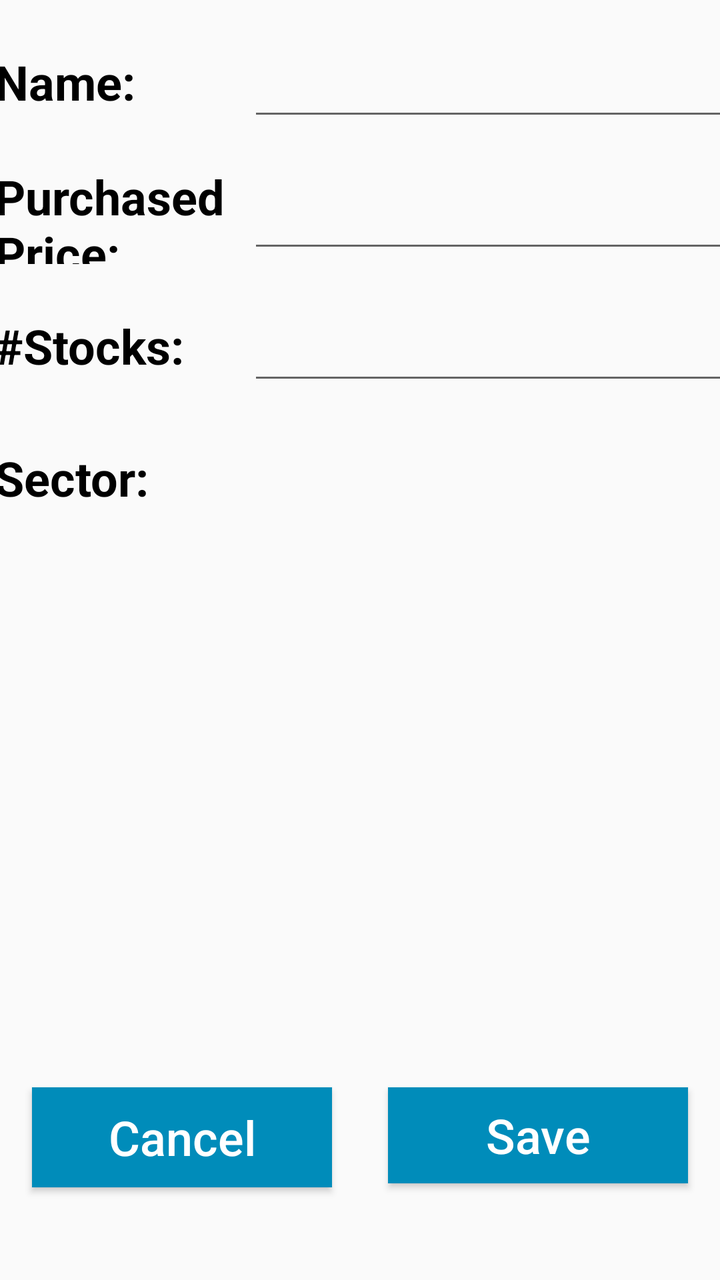
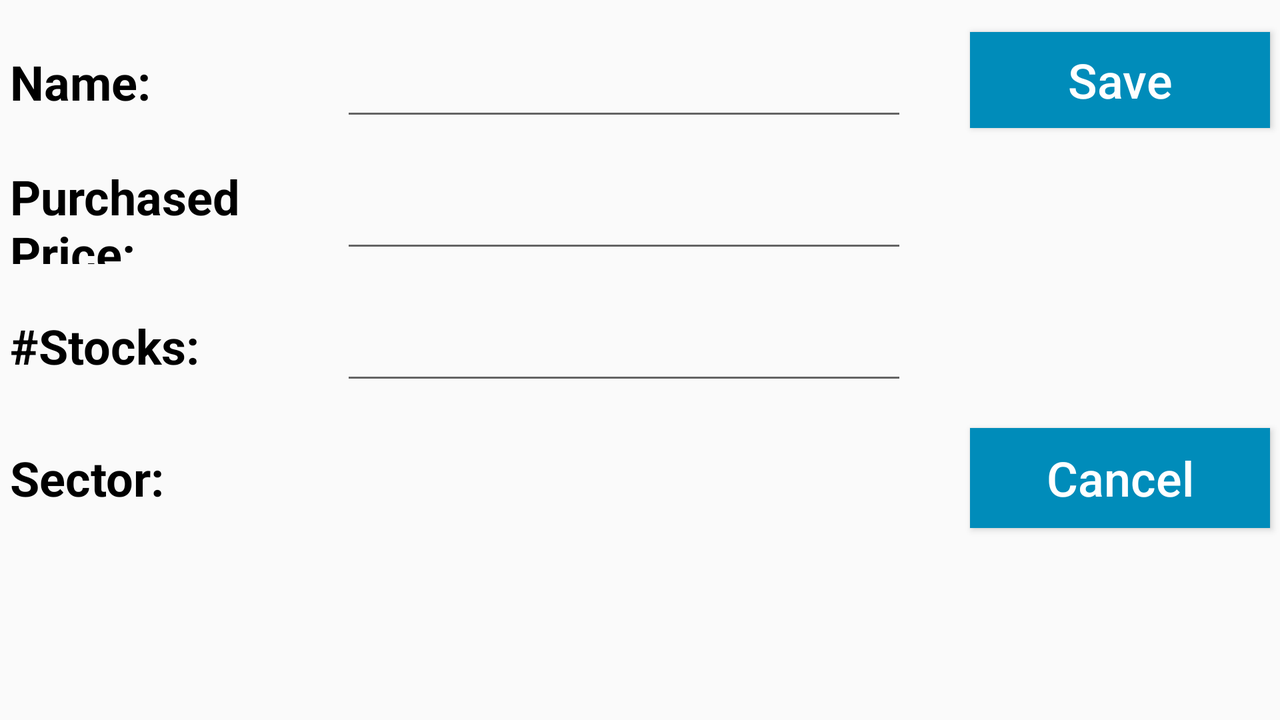

Compare how this app lays out the same screen by default and in its alternative resource folder. The renders come first, then the two layout files and the values they reference.
<!-- AndroidManifest.xml: application theme AppCompatTheme -->
<!-- res/layout/activity_edit.xml -->
<?xml version="1.0" encoding="utf-8"?>
<android.support.constraint.ConstraintLayout xmlns:android="http://schemas.android.com/apk/res/android"
    xmlns:app="http://schemas.android.com/apk/res-auto"
    xmlns:tools="http://schemas.android.com/tools"
    android:layout_width="match_parent"
    android:layout_height="match_parent"
    tools:context=".EditActivity">


    <Button
        android:id="@+id/btnCancel"
        android:layout_width="@dimen/btnNormalWidth"
        android:layout_height="@dimen/btnNormalHeight"
        android:layout_marginEnd="16dp"
        android:layout_marginStart="16dp"
        android:layout_marginTop="16dp"
        android:text="@string/btnCancel"
        android:textAllCaps="false"
        android:textSize="@dimen/btnNormalTextSize"
        android:maxLength="32"
        android:background="@drawable/button_background_selector"
        android:textColor="@drawable/button_text_selector"
        app:layout_constraintBottom_toBottomOf="parent"
        app:layout_constraintEnd_toStartOf="@+id/guideline6"
        app:layout_constraintHorizontal_bias="0.0"
        app:layout_constraintStart_toStartOf="parent"
        app:layout_constraintTop_toBottomOf="@+id/txtSector2"
        app:layout_constraintVertical_bias="0.85" />

    <Button
        android:id="@+id/btnSave"
        android:layout_width="@dimen/btnNormalWidth"
        android:layout_height="wrap_content"
        android:layout_marginEnd="16dp"
        android:layout_marginStart="16dp"
        android:text="@string/btnSave"
        android:textAllCaps="false"
        android:textSize="@dimen/btnNormalTextSize"
        android:background="@drawable/button_background_selector"
        android:textColor="@drawable/button_text_selector"
        app:layout_constraintBottom_toBottomOf="parent"
        app:layout_constraintEnd_toEndOf="parent"
        app:layout_constraintHorizontal_bias="1.0"
        app:layout_constraintStart_toStartOf="@+id/guideline6"
        app:layout_constraintTop_toTopOf="@+id/btnCancel"
        app:layout_constraintVertical_bias="0.0" />

    <TextView
        android:id="@+id/txtName2"
        android:layout_width="@dimen/txtMediumWidth"
        android:layout_height="@dimen/txtMediumHeight"
        android:layout_marginTop="16dp"
        android:gravity="center_vertical"
        android:text="@string/name"
        android:textSize="@dimen/txtNormalSize"
        android:textStyle="bold"
        app:layout_constraintEnd_toStartOf="@+id/guideline6"
        app:layout_constraintHorizontal_bias="0.5"
        app:layout_constraintStart_toStartOf="parent"
        app:layout_constraintTop_toTopOf="parent" />

    <TextView
        android:id="@+id/txtPrice2"
        android:layout_width="@dimen/txtMediumWidth"
        android:layout_height="@dimen/txtMediumHeight"
        android:layout_marginTop="16dp"
        android:gravity="center_vertical|clip_vertical"
        android:text="@string/price"
        android:textSize="@dimen/txtNormalSize"
        android:textStyle="bold"
        app:layout_constraintStart_toStartOf="@+id/txtName2"
        app:layout_constraintTop_toBottomOf="@+id/txtName2" />

    <TextView
        android:id="@+id/txtStocks2"
        android:layout_width="@dimen/txtMediumWidth"
        android:layout_height="@dimen/txtMediumHeight"
        android:layout_marginTop="16dp"
        android:gravity="center_vertical|clip_vertical"
        android:text="@string/numStocks"
        android:textSize="@dimen/txtNormalSize"
        android:textStyle="bold"
        app:layout_constraintStart_toStartOf="@+id/txtPrice2"
        app:layout_constraintTop_toBottomOf="@+id/txtPrice2" />

    <TextView
        android:id="@+id/txtSector2"
        android:layout_width="@dimen/txtMediumWidth"
        android:layout_height="@dimen/txtMediumHeight"
        android:layout_marginTop="16dp"
        android:gravity="center_vertical|clip_vertical"
        android:text="@string/sector"
        android:textSize="@dimen/txtNormalSize"
        android:textStyle="bold"
        app:layout_constraintStart_toStartOf="@+id/txtStocks2"
        app:layout_constraintTop_toBottomOf="@+id/txtStocks2" />

    <android.support.constraint.Guideline
        android:id="@+id/guideline6"
        android:layout_width="wrap_content"
        android:layout_height="wrap_content"
        android:orientation="vertical"
        app:layout_constraintGuide_percent="0.4" />

    <EditText
        android:id="@+id/editName"
        android:layout_width="wrap_content"
        android:layout_height="wrap_content"
        android:ems="10"
        android:imeOptions="actionNext|flagForceAscii"
        android:inputType="text|textCapWords|textNoSuggestions"
        android:focusable="false"
        android:maxEms="10"
        android:maxLength="24"
        android:selectAllOnFocus="true"
        android:textSize="@dimen/txtNormalSize"
        app:layout_constraintEnd_toEndOf="parent"
        app:layout_constraintHorizontal_bias="0.3"
        app:layout_constraintStart_toEndOf="@+id/guideline6"
        app:layout_constraintTop_toTopOf="@+id/txtName2" />

    <EditText
        android:id="@+id/editPrice"
        android:layout_width="wrap_content"
        android:layout_height="wrap_content"
        android:ems="10"
        android:imeOptions="actionNext|flagForceAscii"
        android:inputType="numberDecimal"
        android:maxLength="16"
        android:selectAllOnFocus="true"
        android:textSize="@dimen/txtNormalSize"
        app:layout_constraintStart_toStartOf="@+id/editName"
        app:layout_constraintTop_toTopOf="@+id/txtPrice2" />

    <EditText
        android:id="@+id/editStocks"
        android:layout_width="wrap_content"
        android:layout_height="wrap_content"
        android:ems="10"
        android:inputType="number"
        android:maxLength="8"
        android:numeric="integer"
        android:selectAllOnFocus="true"
        android:textSize="@dimen/txtNormalSize"
        app:layout_constraintStart_toStartOf="@+id/editPrice"
        app:layout_constraintTop_toTopOf="@+id/txtStocks2" />

    <TextView
        android:id="@+id/txtShowSector"
        android:layout_width="wrap_content"
        android:layout_height="wrap_content"
        android:textSize="@dimen/txtNormalSize"
        app:layout_constraintStart_toStartOf="@+id/editStocks"
        app:layout_constraintTop_toTopOf="@+id/txtSector2"/>

    

</android.support.constraint.ConstraintLayout>
<!-- resources referenced by this layout -->
<resources>
  <dimen name="btnNormalHeight">50dp</dimen>
  <dimen name="btnNormalTextSize">24sp</dimen>
  <dimen name="btnNormalWidth">150dp</dimen>
  <dimen name="txtMediumHeight">50dp</dimen>
  <dimen name="txtMediumWidth">150dp</dimen>
  <dimen name="txtNormalSize">24sp</dimen>
  <!-- drawable button_background_selector (drawable) -->
  <?xml version="1.0" encoding="utf-8"?>
  <selector xmlns:android="http://schemas.android.com/apk/res/android">
  
      <item android:state_enabled="false"
          android:drawable="@color/btn_disabled"/>
  
      <item android:state_pressed="true"
          android:drawable="@color/btn_pressed"/>
  
      
      <item android:drawable="@color/btn_background"/>
  
  </selector>
  <!-- drawable button_text_selector (drawable) -->
  <?xml version="1.0" encoding="utf-8"?>
  <selector xmlns:android="http://schemas.android.com/apk/res/android">
  
      
      <item android:state_focused="true"
          android:state_enabled="true"
          android:color="@color/btn_text" />
  
      
      <item android:state_focused="false"
          android:state_enabled="false"
          android:color="@color/btn_disabled_text" />
  
      
      <item android:color="@color/btn_text" />
  
  </selector>
  <string name="btnCancel">Cancel</string>
  <string name="btnSave">Save</string>
  <string name="name">Name:</string>
  <string name="numStocks">#Stocks:</string>
  <string name="price">Purchased Price:</string>
  <string name="sector">Sector:</string>
  <!-- from res/values-v21/ -->
  <style name="AppCompatTheme" parent="Theme.AppCompat.Light.DarkActionBar">
          <item name="android:textColor">@color/primaryTextColor</item>
          <item name="android:actionBarTheme">@color/primaryTextColor</item>
          <item name="android:navigationBarColor">@color/colorPrimaryDark</item>
      </style>
  <color name="btn_disabled">#D9D9D9</color>
  <color name="btn_pressed">#33CCFF</color>
  <color name="btn_background">#008CBA</color>
  <color name="btn_text">#FFFFFF</color>
  <color name="btn_disabled_text">#000000</color>
  <color name="primaryTextColor">#000000</color>
  <color name="colorPrimaryDark">#303f9f</color>
</resources>
<!-- res/layout-land/activity_edit.xml (the repository's variant of the layout above) -->
<!-- drawn on the phone turned sideways -->
<?xml version="1.0" encoding="utf-8"?>
<android.support.constraint.ConstraintLayout xmlns:android="http://schemas.android.com/apk/res/android"
    xmlns:app="http://schemas.android.com/apk/res-auto"
    xmlns:tools="http://schemas.android.com/tools"
    android:layout_width="match_parent"
    android:layout_height="match_parent"
    tools:context=".EditActivity">


    <Button
        android:id="@+id/btnCancel"
        android:layout_width="@dimen/btnNormalWidth"
        android:layout_height="@dimen/btnNormalHeight"
        android:maxLength="32"
        android:text="@string/btnCancel"
        android:textAllCaps="false"
        android:textSize="@dimen/btnNormalTextSize"
        android:background="@drawable/button_background_selector"
        android:textColor="@drawable/button_text_selector"
        app:layout_constraintBottom_toBottomOf="@+id/txtSector2"
        app:layout_constraintEnd_toEndOf="parent"
        app:layout_constraintStart_toEndOf="@+id/guideline3" />

    <Button
        android:id="@+id/btnSave"
        android:layout_width="@dimen/btnNormalWidth"
        android:layout_height="wrap_content"
        android:text="@string/btnSave"
        android:textAllCaps="false"
        android:textSize="@dimen/btnNormalTextSize"
        android:background="@drawable/button_background_selector"
        android:textColor="@drawable/button_text_selector"
        app:layout_constraintBottom_toTopOf="@+id/btnCancel"
        app:layout_constraintEnd_toEndOf="parent"
        app:layout_constraintStart_toEndOf="@+id/guideline3"
        app:layout_constraintTop_toTopOf="@+id/editName"
        app:layout_constraintVertical_bias="0.0" />

    <TextView
        android:id="@+id/txtName2"
        android:layout_width="@dimen/txtMediumWidth"
        android:layout_height="@dimen/txtMediumHeight"
        android:layout_marginTop="16dp"
        android:gravity="center_vertical"
        android:text="@string/name"
        android:textSize="@dimen/txtNormalSize"
        android:textStyle="bold"
        app:layout_constraintEnd_toStartOf="@+id/guideline6"
        app:layout_constraintHorizontal_bias="0.5"
        app:layout_constraintStart_toStartOf="parent"
        app:layout_constraintTop_toTopOf="parent" />

    <TextView
        android:id="@+id/txtPrice2"
        android:layout_width="@dimen/txtMediumWidth"
        android:layout_height="@dimen/txtMediumHeight"
        android:layout_marginTop="16dp"
        android:gravity="center_vertical|clip_vertical"
        android:text="@string/price"
        android:textSize="@dimen/txtNormalSize"
        android:textStyle="bold"
        app:layout_constraintStart_toStartOf="@+id/txtName2"
        app:layout_constraintTop_toBottomOf="@+id/txtName2" />

    <TextView
        android:id="@+id/txtStocks2"
        android:layout_width="@dimen/txtMediumWidth"
        android:layout_height="@dimen/txtMediumHeight"
        android:layout_marginTop="16dp"
        android:gravity="center_vertical|clip_vertical"
        android:text="@string/numStocks"
        android:textSize="@dimen/txtNormalSize"
        android:textStyle="bold"
        app:layout_constraintStart_toStartOf="@+id/txtPrice2"
        app:layout_constraintTop_toBottomOf="@+id/txtPrice2" />

    <TextView
        android:id="@+id/txtSector2"
        android:layout_width="@dimen/txtMediumWidth"
        android:layout_height="@dimen/txtMediumHeight"
        android:layout_marginBottom="16dp"
        android:layout_marginTop="16dp"
        android:gravity="center_vertical|clip_vertical"
        android:text="@string/sector"
        android:textSize="@dimen/txtNormalSize"
        android:textStyle="bold"
        app:layout_constraintBottom_toBottomOf="parent"
        app:layout_constraintStart_toStartOf="@+id/txtStocks2"
        app:layout_constraintTop_toBottomOf="@+id/txtStocks2"
        app:layout_constraintVertical_bias="0.0" />

    <android.support.constraint.Guideline
        android:id="@+id/guideline6"
        android:layout_width="wrap_content"
        android:layout_height="wrap_content"
        android:orientation="vertical"
        app:layout_constraintGuide_percent="0.25" />

    <EditText
        android:id="@+id/editName"
        android:layout_width="wrap_content"
        android:layout_height="wrap_content"
        android:layout_marginEnd="16dp"
        android:ems="10"
        android:inputType="textNoSuggestions"
        android:maxLength="24"
        android:selectAllOnFocus="true"
        android:textSize="@dimen/txtNormalSize"
        app:layout_constraintEnd_toStartOf="@+id/guideline3"
        app:layout_constraintStart_toEndOf="@+id/guideline6"
        app:layout_constraintTop_toTopOf="@+id/txtName2" />

    <EditText
        android:id="@+id/editPrice"
        android:layout_width="wrap_content"
        android:layout_height="wrap_content"
        android:ems="10"
        android:inputType="textPersonName|numberDecimal"
        android:maxLength="16"
        android:selectAllOnFocus="true"
        android:textSize="@dimen/txtNormalSize"
        android:digits="1234567890."
        app:layout_constraintStart_toStartOf="@+id/editName"
        app:layout_constraintTop_toTopOf="@+id/txtPrice2" />

    <EditText
        android:id="@+id/editStocks"
        android:layout_width="wrap_content"
        android:layout_height="wrap_content"
        android:ems="10"
        android:inputType="number"
        android:maxLength="8"
        android:selectAllOnFocus="true"
        android:textSize="@dimen/txtNormalSize"
        android:digits="1234567890"
        app:layout_constraintStart_toStartOf="@+id/editPrice"
        app:layout_constraintTop_toTopOf="@+id/txtStocks2" />

    <TextView
        android:id="@+id/txtShowSector"
        android:layout_width="wrap_content"
        android:layout_height="wrap_content"
        android:textSize="@dimen/txtNormalSize"
        app:layout_constraintStart_toStartOf="@+id/editStocks"
        app:layout_constraintTop_toTopOf="@+id/txtSector2"/>


    

    <android.support.constraint.Guideline
        android:id="@+id/guideline3"
        android:layout_width="wrap_content"
        android:layout_height="wrap_content"
        android:orientation="vertical"
        app:layout_constraintGuide_percent="0.75" />

</android.support.constraint.ConstraintLayout>
